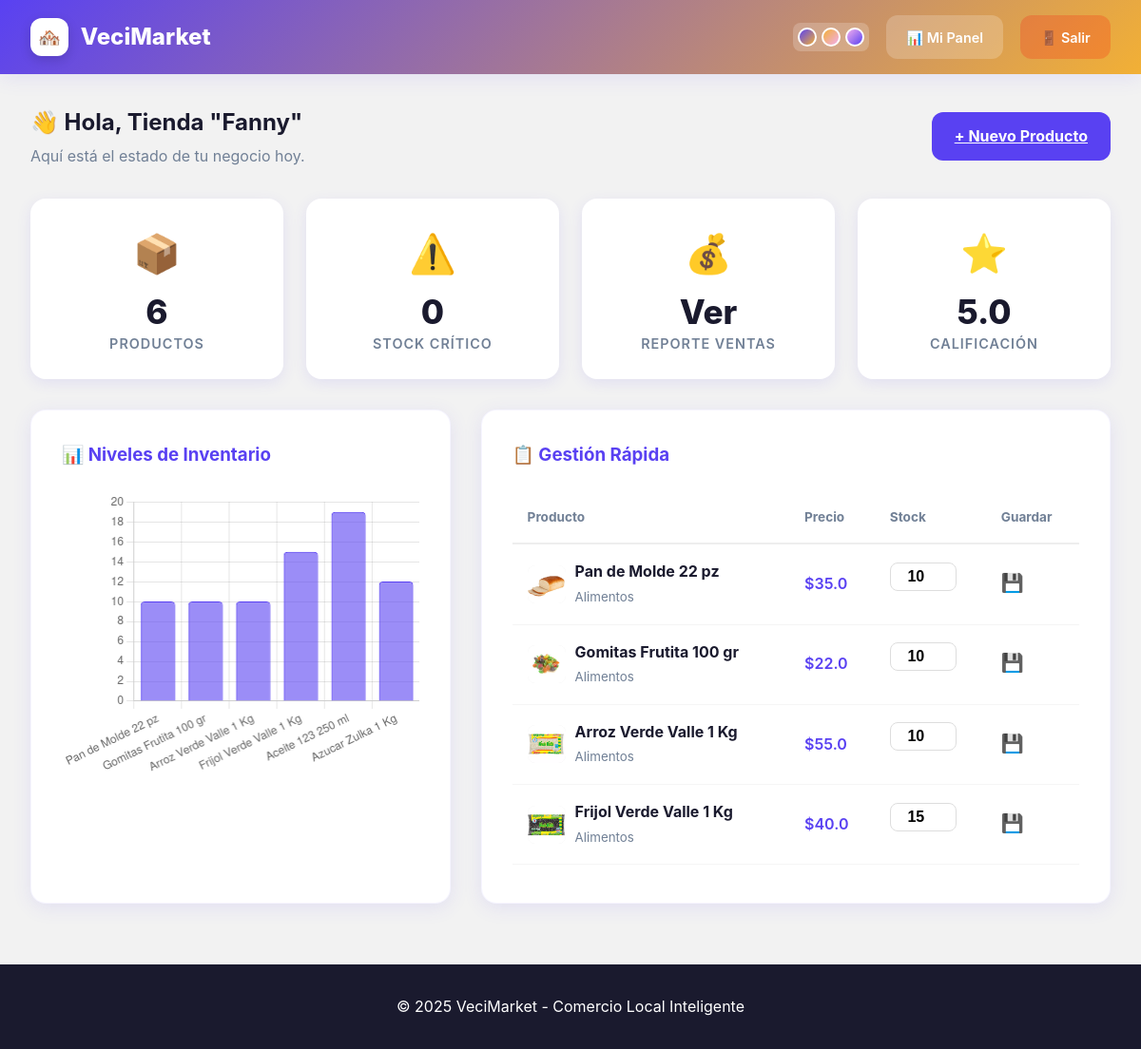
The app's page /inventario/dashboard (signed in) with its own data.
### app/models.py (models this page shows)
class Usuario(UserMixin, db.Model):
    id = db.Column(db.Integer, primary_key=True)
    email = db.Column(db.String(100), unique=True, nullable=False)
    password = db.Column(db.String(100), nullable=False)
    nombre = db.Column(db.String(100), nullable=False)
    rol = db.Column(db.String(20), nullable=False)
    telefono = db.Column(db.String(20), nullable=True)
    direccion_tienda = db.Column(db.String(200), nullable=True)
    calificacion = db.Column(db.Float, default=5.0)
    productos = db.relationship('Producto', backref='propietario', lazy=True)
    compras = db.relationship('Pedido', foreign_keys='Pedido.cliente_id', backref='cliente', lazy=True)
    entregas = db.relationship('Pedido', foreign_keys='Pedido.repartidor_id', backref='repartidor', lazy=True)

class Producto(db.Model):
    id = db.Column(db.Integer, primary_key=True)
    nombre = db.Column(db.String(100), nullable=False)
    precio = db.Column(db.Float, nullable=False)
    descripcion = db.Column(db.Text, nullable=True)
    categoria = db.Column(db.String(50), default='General')
    imagen = db.Column(db.String(100), default='default.jpg')
    tipo = db.Column(db.String(20), default='producto')
    stock_actual = db.Column(db.Integer, default=0)
    stock_minimo = db.Column(db.Integer, default=5)
    tienda_id = db.Column(db.Integer, db.ForeignKey('usuario.id'), nullable=False)

### app/inventario/routes.py (the view)
@inventario.route('/dashboard')
@login_required
@solo_tiendas
def dashboard():
    mis_productos = Producto.query.filter_by(tienda_id=current_user.id).all()
    alertas = sum(1 for p in mis_productos if p.tipo == 'producto' and p.stock_actual <= p.stock_minimo)
    nombres_prod = [p.nombre for p in mis_productos]
    stocks_prod = [p.stock_actual for p in mis_productos]
    return render_template('inventario/dashboard.html',
                           productos=mis_productos,
                           alertas=alertas,
                           nombres=nombres_prod,
                           datos=stocks_prod)

### app/inventario/routes.py (called while the page is built)
def solo_tiendas(func):
    from functools import wraps
    @wraps(func)
    def wrapper(*args, **kwargs):
        if current_user.rol != 'tienda':
            flash('Acceso denegado.')
            return redirect(url_for('market.home'))
        return func(*args, **kwargs)
    return wrapper

### app/templates/inventario/dashboard.html (shortened to what this page needs)
{% extends "base.html" %}
{% block content %}
<div style="display: flex; justify-content: space-between; align-items: center; margin-bottom: 2rem;">
    <div>
        <h2 style="color: var(--dark); margin-bottom: 0.2rem;">👋 Hola, {{ current_user.nombre }}</h2>
        <p style="color: var(--text-light);">Aquí está el estado de tu negocio hoy.</p>
    </div>
    <a href="{{ url_for('inventario.agregar_producto') }}" class="btn-primary" style="width: auto; padding: 0.8rem 1.5rem;">
        + Nuevo Producto
    </a>
</div>
<div class="metrics-grid">
    <div class="metric-card">
        <div class="metric-icon">📦</div>
        <div class="metric-value">{{ productos|length }}</div>
        <div class="metric-label">Productos</div>
    </div>
    <div class="metric-card" style="{% if alertas > 0 %}border-color: var(--danger);{% endif %}">
        <div class="metric-icon">⚠️</div>
        <div class="metric-value" style="color: {% if alertas > 0 %}var(--danger){% else %}var(--dark){% endif %};">
            {{ alertas }}
        </div>
        <div class="metric-label">Stock Crítico</div>
    </div>
    <div class="metric-card" onclick="window.location.href='{{ url_for('inventario.historial_ventas') }}'" style="cursor: pointer;">
        <div class="metric-icon">💰</div>
        <div class="metric-value">Ver</div>
        <div class="metric-label">Reporte Ventas</div>
    </div>
    <div class="metric-card">
        <div class="metric-icon">⭐</div>
        <div class="metric-value">{{ current_user.calificacion }}</div>
        <div class="metric-label">Calificación</div>
    </div>
</div>
<div class="grid" style="grid-template-columns: 1fr 1.5fr; gap: 2rem;">
    <div class="card">
        <h3 style="margin-bottom: 1.5rem; color: var(--primary);">📊 Niveles de Inventario</h3>
        <div style="position: relative; height: 300px; width: 100%;">
            <canvas id="miGrafica"></canvas>
        </div>
    </div>
    <div class="card">
        <h3 style="margin-bottom: 1.5rem; color: var(--primary);">📋 Gestión Rápida</h3>
        {% if productos %}
        <div style="max-height: 400px; overflow-y: auto;">
            <table class="inventory-table">
                <thead>
                    <tr>
                        <th>Producto</th>
                        <th>Precio</th>
                        <th>Stock</th>
                        <th>Guardar</th>
                    </tr>
                </thead>
                <tbody>
                    {% for p in productos %}
                    <tr style="{% if p.stock_actual <= p.stock_minimo %}background-color: #FFF5F5;{% endif %}">
                        <td>
                            <div style="display: flex; align-items: center; gap: 10px;">
                                <img src="{{ url_for('static', filename='uploads/' + p.imagen) }}" width="40" height="40" style="border-radius: 8px; object-fit: cover; background: #eee;">
                                <div>
                                    <strong style="display: block; color: var(--dark);">{{ p.nombre }}</strong>
                                    <small style="color: var(--text-light);">{{ p.categoria }}</small>
                                </div>
                            </div>
                        </td>
                        <td style="font-weight: 600; color: var(--primary);">${{ p.precio }}</td>
                        <td>
                            <form action="{{ url_for('inventario.ajustar_stock', id=p.id) }}" method="POST" id="form-{{ p.id }}">
                                <input type="number" name="nuevo_stock" value="{{ p.stock_actual }}" class="stock-input">
                            </form>
                        </td>
                        <td>
                            <button class="btn-icon" onclick="document.getElementById('form-{{ p.id }}').submit()" title="Guardar cambios">💾</button>
                        </td>
                    </tr>
                    {% endfor %}
                </tbody>
            </table>
        </div>
        {% else %}
        <div style="text-align: center; padding: 2rem; color: var(--text-light);">
            <p>No tienes productos.</p>
            <small>Agrega uno para empezar.</small>
        </div>
        {% endif %}
    </div>
</div>
<script>
    const ctx = document.getElementById('miGrafica');
    const nombres = {{ nombres | tojson }};
    const datos = {{ datos | tojson }};
    if (nombres.length > 0) {
        new Chart(ctx, {
            type: 'bar',
            data: {
                labels: nombres,
                datasets: [{
                    label: 'Unidades',
                    data: datos,
                    backgroundColor: 'rgba(89, 65, 242, 0.6)',
                    borderColor: 'rgba(89, 65, 242, 1)',
                    borderWidth: 1,
                    borderRadius: 4
                }]
            },
            options: {
                responsive: true,
                maintainAspectRatio: false,
                plugins: { legend: { display: false } },
                scales: { y: { beginAtZero: true } }
            }
        });
    }
</script>
{% endblock %}

### app/templates/base.html (style rules this page uses)
:root { --primary: #5941F2; --secondary: #F2AEEE; --accent: #F2B035; --danger: #F24535; --background: #F2F2F2; --white: #ffffff; --dark: #1a1a2e; --text: #2d3748; --text-light: #718096; --shadow: rgba(89, 65, 242, 0.1); --shadow-hover: rgba(89, 65, 242, 0.2); }
* { box-sizing: border-box; margin: 0; padding: 0; }
body { font-family: 'Inter', -apple-system, BlinkMacSystemFont, 'Segoe UI', sans-serif; background: var(--background); color: var(--text); line-height: 1.6; transition: all 0.3s ease; min-height: 100vh; display: flex; flex-direction: column; }
.card { background: var(--white); border-radius: 16px; padding: 2rem; box-shadow: 0 4px 20px var(--shadow); margin-bottom: 2rem; border: 1px solid rgba(89, 65, 242, 0.05); }
input, select, textarea { width: 100%; padding: 1rem; margin-bottom: 1rem; border-radius: 12px; border: 2px solid #e2e8f0; font-size: 1rem; background: var(--white); }
.btn-primary { background: var(--primary); color: white; padding: 1rem 2rem; border: none; border-radius: 12px; cursor: pointer; font-weight: 700; width: 100%; transition: transform 0.2s; }
.grid { display: grid; grid-template-columns: repeat(auto-fit, minmax(280px, 1fr)); gap: 1.5rem; }

### app/templates/inventario/dashboard.html (style rules this page uses)
.metrics-grid { display: grid; grid-template-columns: repeat(auto-fit, minmax(200px, 1fr)); gap: 1.5rem; margin-bottom: 2rem; }
.metric-card { background: var(--white); padding: 1.5rem; border-radius: 16px; text-align: center; box-shadow: 0 4px 15px var(--shadow); border: 2px solid transparent; transition: all 0.3s ease; cursor: default; }
.metric-icon { font-size: 2.5rem; margin-bottom: 0.5rem; }
.metric-value { font-size: 2.2rem; font-weight: 800; color: var(--dark); line-height: 1.2; }
.metric-label { color: var(--text-light); font-weight: 600; font-size: 0.9rem; text-transform: uppercase; letter-spacing: 1px; }
.inventory-table { width: 100%; border-collapse: collapse; }
.inventory-table th { text-align: left; padding: 1rem; color: var(--text-light); font-size: 0.85rem; border-bottom: 2px solid #eee; }
.inventory-table td { padding: 1rem; vertical-align: middle; border-bottom: 1px solid #f5f5f5; }
.stock-input { width: 70px; padding: 5px; text-align: center; border: 1px solid #ddd; border-radius: 8px; font-weight: 600; }
.btn-icon { background: none; border: none; cursor: pointer; font-size: 1.2rem; transition: transform 0.2s; }

### records on screen
Usuario: nombre "Tienda \"Fanny\"", calificacion "5.0"
Producto: imagen (picture), nombre "Pan de Molde 22 pz", categoria "Alimentos", precio "35.0", nuevo_stock "10"
Producto: imagen (picture), nombre "Gomitas Frutita 100 gr", categoria "Alimentos", precio "22.0", nuevo_stock "10"
Producto: imagen (picture), nombre "Arroz Verde Valle 1 Kg", categoria "Alimentos", precio "55.0", nuevo_stock "10"
Producto: imagen (picture), nombre "Frijol Verde Valle 1 Kg", categoria "Alimentos", precio "40.0", nuevo_stock "15"

### other values on screen
{{ productos|length }} "6"
{{ alertas }} "0"
chart data {{ nombres | tojson }} ["Pan de Molde 22 pz", "Gomitas Frutita 100 gr", "Arroz Verde Valle 1 Kg", "Frijol Verde Valle 1 Kg", "Aceite 123 250 ml", "Azucar Zulka 1 Kg"]
chart data {{ datos | tojson }} [10, 10, 10, 15, 19, 12]
